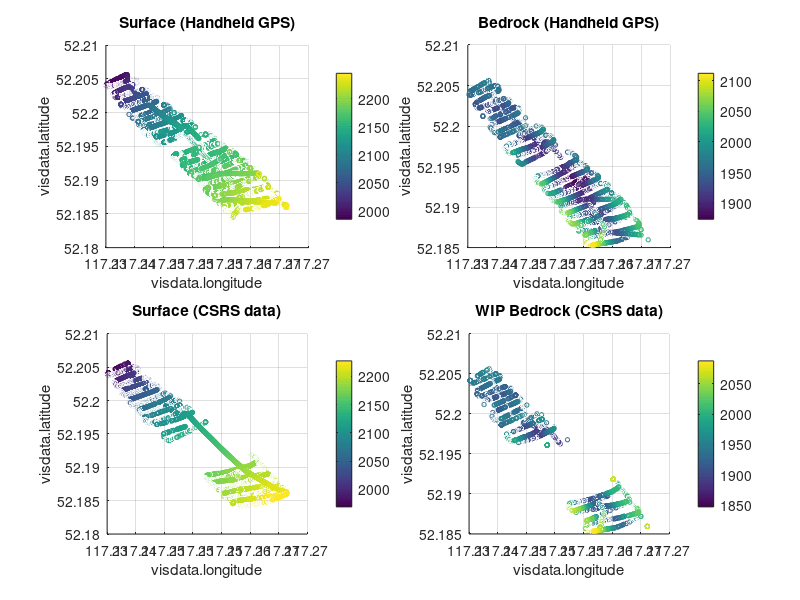
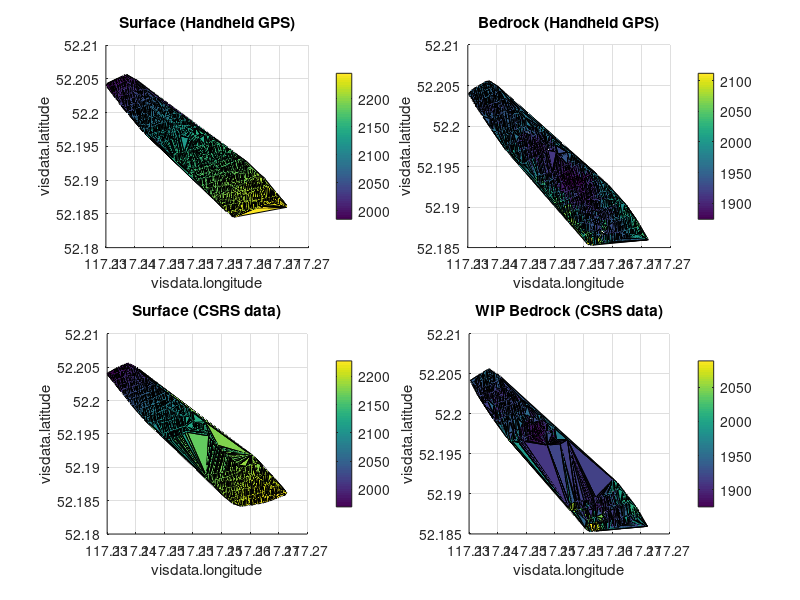
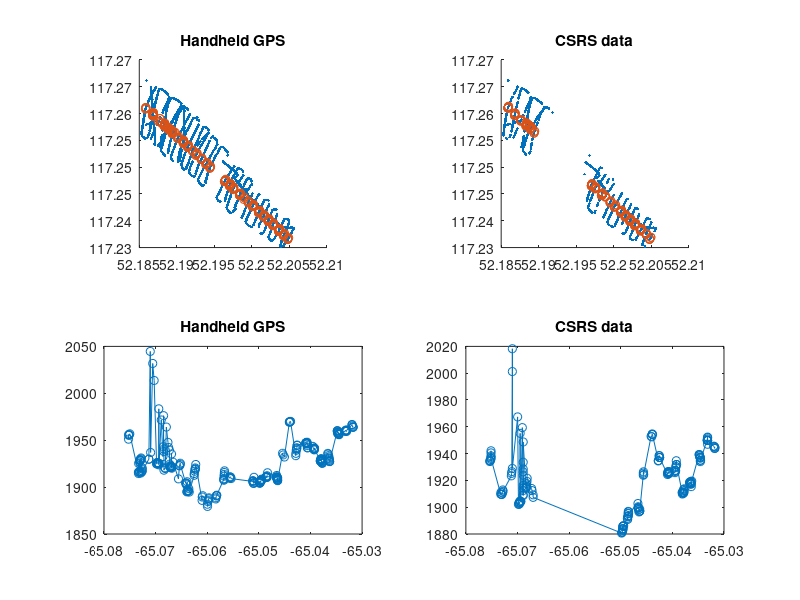

These charts were generated, in order, by the following MATLAB code:
clear;

load('visdata.mat');

% Print it
clf; close all;
% Display scatter plots of gps surface data and bedrock picks
figure(1);
    subplot(2, 2, 1);
        scatter3(visdata.longs, visdata.lats, visdata.elevs, 10, visdata.elevs);
        xlabel("visdata.longitude"); ylabel("visdata.latitude"); zlabel("visdata.elevation (m)");
        colorbar;
        title("Surface (Handheld GPS)");
        axis square;
        view(0, 90);
    subplot(2, 2, 2);
        scatter3(visdata.longPicks, visdata.latPicks, visdata.elevPicks-visdata.zPicks, 10, visdata.elevPicks-visdata.zPicks);
        xlabel("visdata.longitude"); ylabel("visdata.latitude"); zlabel("visdata.elevation (m)");
        colorbar;
        title("Bedrock (Handheld GPS)");
        axis square;
        view(0, 90);
    subplot(2, 2, 3);
        scatter3(visdata.longsCSRS, visdata.latsCSRS, visdata.elevsCSRS, 10, visdata.elevsCSRS);
        xlabel("visdata.longitude"); ylabel("visdata.latitude"); zlabel("visdata.elevation (m)");
        colorbar;
        title("Surface (CSRS data)");
        axis square;
        view(0, 90);
    subplot(2, 2, 4);
        scatter3(visdata.longCSRSPicks, visdata.latCSRSPicks, visdata.elevCSRSPicks-visdata.zPicks, 10, visdata.elevCSRSPicks-visdata.zPicks);
        xlabel("visdata.longitude"); ylabel("visdata.latitude"); zlabel("visdata.elevation (m)");
        colorbar;
        title("WIP Bedrock (CSRS data)");
        axis square;
        view(0, 90);
        
% Display surface mech plots of gps surface data and bedrock picks
figure(2);
    subplot(2, 2, 1);
        trisurf(visdata.tri, visdata.longs, visdata.lats, visdata.elevs)
        xlabel("visdata.longitude"); ylabel("visdata.latitude"); zlabel("visdata.elevation (m)");
        colorbar;
        title("Surface (Handheld GPS)");
        axis square;
        view(0, 90);
    subplot(2, 2, 2);
        trisurf(visdata.triPick, visdata.longPicks, visdata.latPicks, visdata.elevPicks-visdata.zPicks)
        xlabel("visdata.longitude"); ylabel("visdata.latitude"); zlabel("visdata.elevation (m)");
        colorbar;
        title("Bedrock (Handheld GPS)");
        axis square;
        view(0, 90);
    subplot(2, 2, 3);
        trisurf(visdata.triCSRS, visdata.longsCSRS, visdata.latsCSRS, visdata.elevsCSRS)
        xlabel("visdata.longitude"); ylabel("visdata.latitude"); zlabel("visdata.elevation (m)");
        colorbar;
        title("Surface (CSRS data)");
        axis square;
        view(0, 90);
    subplot(2, 2, 4);
        trisurf(visdata.triCSRSPick, visdata.longCSRSPicks, visdata.latCSRSPicks, visdata.elevCSRSPicks-visdata.zPicks)
        xlabel("visdata.longitude"); ylabel("visdata.latitude"); zlabel("visdata.elevation (m)");
        colorbar;
        title("WIP Bedrock (CSRS data)");
        axis square;
        view(0, 90);

% This figure displays downrange profiles of the glaciers
figure(3);
    % Sort it by the projection we'll display it in
    [~, sorted] = sort(visdata.longPicks-visdata.latPicks);
    [~, sortCSRS] = sort(visdata.longCSRSPicks-visdata.latCSRSPicks);
    % Select only those values on the downrange track we want
    index = abs(visdata.latPicks(sorted) + 0.777778*visdata.longPicks(sorted) - 143.389) < 0.0003;
    indexCSRS = abs(visdata.latCSRSPicks(sortCSRS) + 0.777778*visdata.longCSRSPicks(sortCSRS) - 143.389) < 0.0003;
    % Display it in map view with the picked values highlighted
    subplot(2, 2, 1); hold on;
        plot(visdata.latPicks, visdata.longPicks, '.');
        plot(visdata.latPicks(sorted(index)), visdata.longPicks(sorted(index)), 'o');
        title("Handheld GPS");
        axis square;
    subplot(2, 2, 2); hold on;
        plot(visdata.latCSRSPicks, visdata.longCSRSPicks, '.');
        plot(visdata.latCSRSPicks(sortCSRS(indexCSRS)), visdata.longCSRSPicks(sortCSRS(indexCSRS)), 'o');
        title("CSRS data");
        axis square;
    % Plot profiles
    subplot(2, 2, 3);
        plot(visdata.latPicks(sorted(index))-visdata.longPicks(sorted(index)), visdata.elevPicks(sorted(index))-visdata.zPicks(sorted(index)), 'o-');
        title("Handheld GPS");
    subplot(2, 2, 4);
        plot(visdata.latCSRSPicks(sortCSRS(indexCSRS))-visdata.longCSRSPicks(sortCSRS(indexCSRS)), visdata.elevCSRSPicks(sortCSRS(indexCSRS))-visdata.zPicks(sortCSRS(indexCSRS)), 'o-');
        title("CSRS data");        